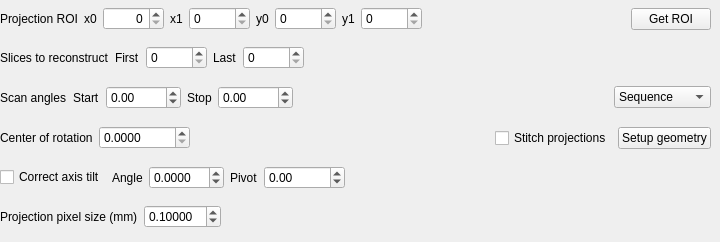
                <widget class="QWidget" name="tab_geometry">
                 <attribute name="title">
                  <string>Geometry</string>
                 </attribute>
                 <widget class="QWidget" name="layoutWidget_2">
                  <property name="geometry">
                   <rect>
                    <x>0</x>
                    <y>40</y>
                    <width>711</width>
                    <height>35</height>
                   </rect>
                  </property>
                  <layout class="QHBoxLayout" name="horizontalLayout_12">
                   <item>
                    <widget class="QLabel" name="label_30">
                     <property name="text">
                      <string>Slices to reconstruct</string>
                     </property>
                    </widget>
                   </item>
                   <item>
                    <layout class="QHBoxLayout" name="horizontalLayout_18">
                     <item>
                      <widget class="QLabel" name="label_50">
                       <property name="text">
                        <string>First</string>
                       </property>
                      </widget>
                     </item>
                     <item>
                      <widget class="QSpinBox" name="spinSlicesFirst">
                       <property name="toolTip">
                        <string>This is the first slice to reconstruct</string>
                       </property>
                       <property name="maximum">
                        <number>10000</number>
                       </property>
                      </widget>
                     </item>
                     <item>
                      <widget class="QLabel" name="label_51">
                       <property name="text">
                        <string>Last</string>
                       </property>
                      </widget>
                     </item>
                     <item>
                      <widget class="QSpinBox" name="spinSlicesLast">
                       <property name="toolTip">
                        <string>This is the last slice to reconstruct.</string>
                       </property>
                       <property name="maximum">
                        <number>10000</number>
                       </property>
                      </widget>
                     </item>
                    </layout>
                   </item>
                   <item>
                    <spacer name="horizontalSpacer_8">
                     <property name="orientation">
                      <enum>Qt::Horizontal</enum>
                     </property>
                     <property name="sizeHint" stdset="0">
                      <size>
                       <width>40</width>
                       <height>20</height>
                      </size>
                     </property>
                    </spacer>
                   </item>
                  </layout>
                 </widget>
                 <widget class="QWidget" name="layoutWidget_3">
                  <property name="geometry">
                   <rect>
                    <x>0</x>
                    <y>80</y>
                    <width>711</width>
                    <height>35</height>
                   </rect>
                  </property>
                  <layout class="QHBoxLayout" name="horizontalLayout_19">
                   <item>
                    <widget class="QLabel" name="label_31">
                     <property name="text">
                      <string>Scan angles</string>
                     </property>
                    </widget>
                   </item>
                   <item>
                    <layout class="QHBoxLayout" name="horizontalLayout_20">
                     <item>
                      <widget class="QLabel" name="label_52">
                       <property name="text">
                        <string>Start</string>
                       </property>
                      </widget>
                     </item>
                     <item>
                      <widget class="QDoubleSpinBox" name="dspinAngleStart">
                       <property name="toolTip">
                        <string>First acquisition angle</string>
                       </property>
                       <property name="minimum">
                        <double>-1000.000000000000000</double>
                       </property>
                       <property name="maximum">
                        <double>2000.000000000000000</double>
                       </property>
                      </widget>
                     </item>
                     <item>
                      <widget class="QLabel" name="label_53">
                       <property name="text">
                        <string>Stop</string>
                       </property>
                      </widget>
                     </item>
                     <item>
                      <widget class="QDoubleSpinBox" name="dspinAngleStop">
                       <property name="toolTip">
                        <string>Last acquisition angle</string>
                       </property>
                       <property name="minimum">
                        <double>-1000.000000000000000</double>
                       </property>
                       <property name="maximum">
                        <double>2000.000000000000000</double>
                       </property>
                      </widget>
                     </item>
                    </layout>
                   </item>
                   <item>
                    <spacer name="horizontalSpacer_9">
                     <property name="orientation">
                      <enum>Qt::Horizontal</enum>
                     </property>
                     <property name="sizeHint" stdset="0">
                      <size>
                       <width>40</width>
                       <height>20</height>
                      </size>
                     </property>
                    </spacer>
                   </item>
                   <item>
                    <widget class="QComboBox" name="comboDataSequence">
                     <item>
                      <property name="text">
                       <string>Sequence</string>
                      </property>
                     </item>
                     <item>
                      <property name="text">
                       <string>Golden ratio</string>
                      </property>
                     </item>
                    </widget>
                   </item>
                  </layout>
                 </widget>
                 <widget class="QWidget" name="layoutWidget_4">
                  <property name="geometry">
                   <rect>
                    <x>0</x>
                    <y>120</y>
                    <width>711</width>
                    <height>36</height>
                   </rect>
                  </property>
                  <layout class="QHBoxLayout" name="horizontalLayout_21">
                   <item>
                    <widget class="QLabel" name="label_32">
                     <property name="sizePolicy">
                      <sizepolicy hsizetype="Preferred" vsizetype="Preferred">
                       <horstretch>0</horstretch>
                       <verstretch>0</verstretch>
                      </sizepolicy>
                     </property>
                     <property name="text">
                      <string>Center of rotation</string>
                     </property>
                    </widget>
                   </item>
                   <item>
                    <widget class="QDoubleSpinBox" name="dspinRotationCenter">
                     <property name="toolTip">
                      <string>The acquisition center of rotation on the projection. Postion is given in pixels relative to projection ROI x0. Subpixel values are recommended.</string>
                     </property>
                     <property name="decimals">
                      <number>4</number>
                     </property>
                     <property name="maximum">
                      <double>10000.000000000000000</double>
                     </property>
                     <property name="singleStep">
                      <double>0.100000000000000</double>
                     </property>
                    </widget>
                   </item>
                   <item>
                    <spacer name="horizontalSpacer_10">
                     <property name="orientation">
                      <enum>Qt::Horizontal</enum>
                     </property>
                     <property name="sizeHint" stdset="0">
                      <size>
                       <width>40</width>
                       <height>20</height>
                      </size>
                     </property>
                    </spacer>
                   </item>
                   <item>
                    <widget class="QCheckBox" name="check_stitchprojections">
                     <property name="text">
                      <string>Stitch projections</string>
                     </property>
                    </widget>
                   </item>
                   <item>
                    <widget class="QPushButton" name="buttonConfigGeometry">
                     <property name="sizePolicy">
                      <sizepolicy hsizetype="Fixed" vsizetype="Fixed">
                       <horstretch>0</horstretch>
                       <verstretch>0</verstretch>
                      </sizepolicy>
                     </property>
                     <property name="text">
                      <string>Setup geometry</string>
                     </property>
                    </widget>
                   </item>
                  </layout>
                 </widget>
                 <widget class="QWidget" name="layoutWidget_5">
                  <property name="geometry">
                   <rect>
                    <x>0</x>
                    <y>160</y>
                    <width>711</width>
                    <height>35</height>
                   </rect>
                  </property>
                  <layout class="QHBoxLayout" name="horizontalLayout_7">
                   <item>
                    <widget class="QCheckBox" name="checkCorrectTilt">
                     <property name="sizePolicy">
                      <sizepolicy hsizetype="Maximum" vsizetype="Fixed">
                       <horstretch>0</horstretch>
                       <verstretch>0</verstretch>
                      </sizepolicy>
                     </property>
                     <property name="toolTip">
                      <string>Activates axis tilt</string>
                     </property>
                     <property name="text">
                      <string>Correct axis tilt</string>
                     </property>
                    </widget>
                   </item>
                   <item>
                    <layout class="QHBoxLayout" name="layoutTilt">
                     <item>
                      <widget class="QLabel" name="label_35">
                       <property name="text">
                        <string>Angle</string>
                       </property>
                       <property name="buddy">
                        <cstring>dspinTiltAngle</cstring>
                       </property>
                      </widget>
                     </item>
                     <item>
                      <widget class="QDoubleSpinBox" name="dspinTiltAngle">
                       <property name="toolTip">
                        <string>Tilt angle of the acquistion axis. Can be found using store geometry.</string>
                       </property>
                       <property name="decimals">
                        <number>4</number>
                       </property>
                       <property name="minimum">
                        <double>-10.000000000000000</double>
                       </property>
                       <property name="maximum">
                        <double>10.000000000000000</double>
                       </property>
                       <property name="singleStep">
                        <double>0.100000000000000</double>
                       </property>
                      </widget>
                     </item>
                     <item>
                      <widget class="QLabel" name="label_36">
                       <property name="text">
                        <string>Pivot</string>
                       </property>
                       <property name="buddy">
                        <cstring>dspinTiltPivot</cstring>
                       </property>
                      </widget>
                     </item>
                     <item>
                      <widget class="QDoubleSpinBox" name="dspinTiltPivot">
                       <property name="toolTip">
                        <string>This is the slice where the center of rotation is exact.</string>
                       </property>
                       <property name="minimum">
                        <double>-10000.000000000000000</double>
                       </property>
                       <property name="maximum">
                        <double>10000.000000000000000</double>
                       </property>
                      </widget>
                     </item>
                    </layout>
                   </item>
                   <item>
                    <spacer name="horizontalSpacer">
                     <property name="orientation">
                      <enum>Qt::Horizontal</enum>
                     </property>
                     <property name="sizeHint" stdset="0">
                      <size>
                       <width>40</width>
                       <height>20</height>
                      </size>
                     </property>
                    </spacer>
                   </item>
                  </layout>
                 </widget>
                 <widget class="QWidget" name="layoutWidget_6">
                  <property name="geometry">
                   <rect>
                    <x>0</x>
                    <y>200</y>
                    <width>711</width>
                    <height>33</height>
                   </rect>
                  </property>
                  <layout class="QHBoxLayout" name="horizontalLayout_3">
                   <item>
                    <widget class="QLabel" name="label_37">
                     <property name="text">
                      <string>Projection pixel size (mm)</string>
                     </property>
                     <property name="buddy">
                      <cstring>dspinResolution</cstring>
                     </property>
                    </widget>
                   </item>
                   <item>
                    <widget class="QDoubleSpinBox" name="dspinResolution">
                     <property name="sizePolicy">
                      <sizepolicy hsizetype="Maximum" vsizetype="Fixed">
                       <horstretch>0</horstretch>
                       <verstretch>0</verstretch>
                      </sizepolicy>
                     </property>
                     <property name="toolTip">
                      <string>The size of the pixels is important to obtain the correct attenuation coefficients.</string>
                     </property>
                     <property name="decimals">
                      <number>5</number>
                     </property>
                     <property name="maximum">
                      <double>10.000000000000000</double>
                     </property>
                     <property name="singleStep">
                      <double>0.010000000000000</double>
                     </property>
                     <property name="value">
                      <double>0.100000000000000</double>
                     </property>
                    </widget>
                   </item>
                   <item>
                    <spacer name="horizontalSpacer_4">
                     <property name="orientation">
                      <enum>Qt::Horizontal</enum>
                     </property>
                     <property name="sizeHint" stdset="0">
                      <size>
                       <width>40</width>
                       <height>20</height>
                      </size>
                     </property>
                    </spacer>
                   </item>
                  </layout>
                 </widget>
                 <widget class="QWidget" name="horizontalLayoutWidget">
                  <property name="geometry">
                   <rect>
                    <x>0</x>
                    <y>0</y>
                    <width>711</width>
                    <height>38</height>
                   </rect>
                  </property>
                  <layout class="QHBoxLayout" name="horizontalLayout_2" stretch="0,0,0,0">
                   <item>
                    <widget class="QLabel" name="label_7">
                     <property name="text">
                      <string>Projection ROI</string>
                     </property>
                    </widget>
                   </item>
                   <item>
                    <layout class="QHBoxLayout" name="horizontalLayout_9">
                     <item>
                      <widget class="QLabel" name="label_15">
                       <property name="text">
                        <string>x0</string>
                       </property>
                      </widget>
                     </item>
                     <item>
                      <widget class="QSpinBox" name="spinProjROIx0">
                       <property name="alignment">
                        <set>Qt::AlignRight|Qt::AlignTrailing|Qt::AlignVCenter</set>
                       </property>
                       <property name="maximum">
                        <number>10000</number>
                       </property>
                      </widget>
                     </item>
                     <item>
                      <widget class="QLabel" name="label_25">
                       <property name="text">
                        <string>x1</string>
                       </property>
                      </widget>
                     </item>
                     <item>
                      <widget class="QSpinBox" name="spinProjROIx1">
                       <property name="maximum">
                        <number>10000</number>
                       </property>
                      </widget>
                     </item>
                     <item>
                      <widget class="QLabel" name="label_26">
                       <property name="text">
                        <string>y0</string>
                       </property>
                      </widget>
                     </item>
                     <item>
                      <widget class="QSpinBox" name="spinProjROIy0">
                       <property name="maximum">
                        <number>10000</number>
                       </property>
                      </widget>
                     </item>
                     <item>
                      <widget class="QLabel" name="label_27">
                       <property name="text">
                        <string>y1</string>
                       </property>
                      </widget>
                     </item>
                     <item>
                      <widget class="QSpinBox" name="spinProjROIy1">
                       <property name="maximum">
                        <number>10000</number>
                       </property>
                      </widget>
                     </item>
                    </layout>
                   </item>
                   <item>
                    <spacer name="horizontalSpacer_2">
                     <property name="orientation">
                      <enum>Qt::Horizontal</enum>
                     </property>
                     <property name="sizeHint" stdset="0">
                      <size>
                       <width>10</width>
                       <height>20</height>
                      </size>
                     </property>
                    </spacer>
                   </item>
                   <item>
                    <widget class="QPushButton" name="buttonGetReconROI">
                     <property name="text">
                      <string>Get ROI</string>
                     </property>
                    </widget>
                   </item>
                  </layout>
                 </widget>
                </widget>
